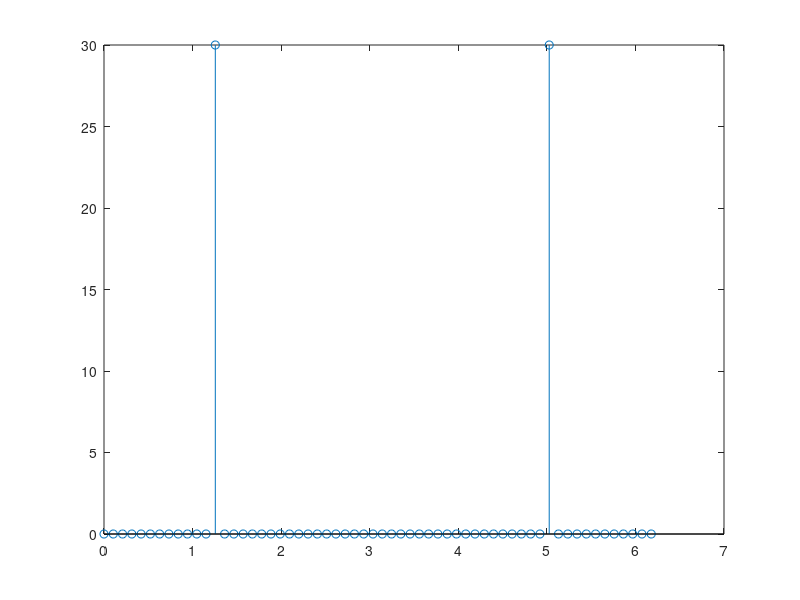
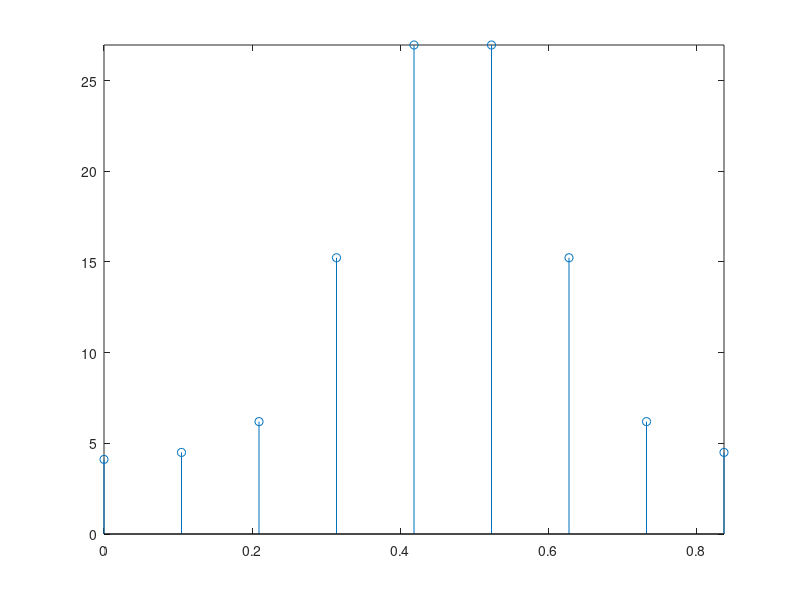
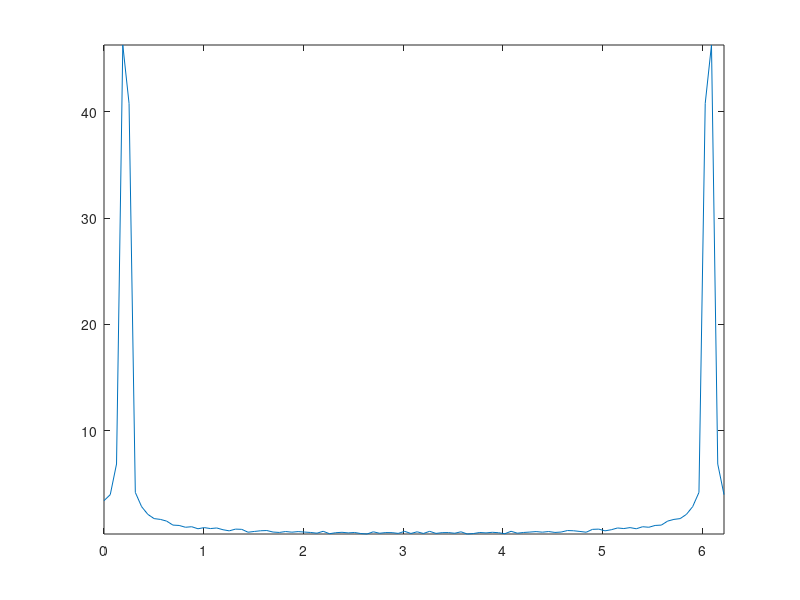
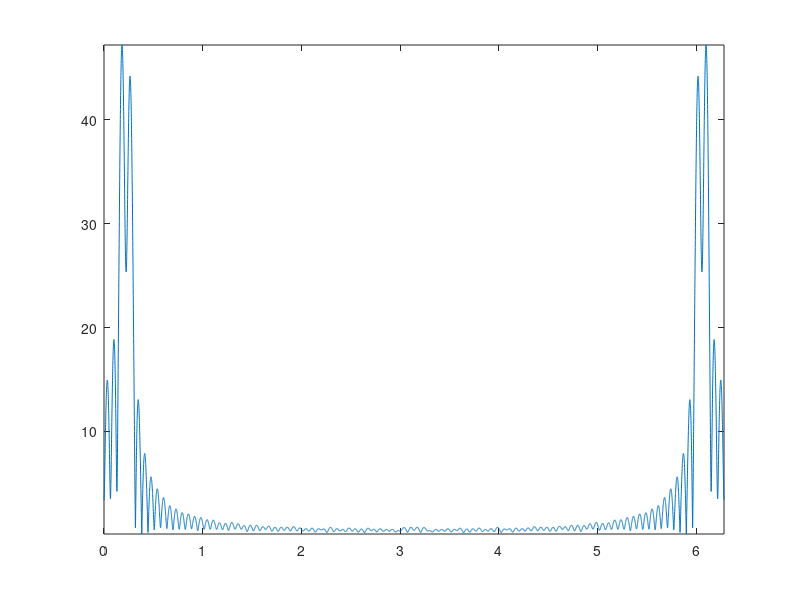

The MATLAB script that drew these images, in order:
%% 2.25
close all
clear all

T=1;
N=60;
n=0:1:N-1;
x=sin(2*pi/5*n);
X=T*fft(x);
w=(0:N-1)*2*pi/(N*T);

p=7;
x_hat=x(1:p:end);
X_hat=p*T*fft(x_hat);
w_hat=(0:ceil(N/p-1))*2*pi/(N/p*p*T);

figure
stem(w,abs(X))
figure
stem(w_hat,abs(X_hat))
axis tight

%% 3.2
close all
clear all
load sig30


T=1;
N=100;
n=0:1:N-1;

Y=T*fft(y);
w=(0:N-1)*2*pi/(N*T);
p=100;
Y_z=T*fft(y,p*N);
w_z=(0:ceil(N*p-1))*2*pi/(N*p*T);


figure
plot(w,abs(Y))
axis tight
figure
plot(w_z,abs(Y_z))
axis tight


%% 4.16
close all
clear all
load sig40

N=200;
n=0:1:N-1;
T=1;

[b,a]=butter(15,0.3*T/pi,'low');        % Bandpass digital filter design   

s_hat_1=filtfilt(b,a,s);
s_hat_2=s-s_hat_1;

S_1=T*fft(s1);
S=T*fft(s);
S_2=T*fft(s2);
S_hat_1=T*fft(s_hat_1);
S_hat_2=T*fft(s_hat_2);
w=(0:N-1)*2*pi/(N*T);

figure
plot(n,s_hat_1,n,s1)
axis tight
figure
plot(n,s_hat_2,n,s2)
axis tight
figure
plot(w,abs(S_hat_1),w,abs(S_1))
axis tight
figure
plot(w,abs(S_hat_2),w,abs(S_2))
axis tight
figure
plot(w,abs(S),w,abs(S_2)+abs(S_1))
axis tight